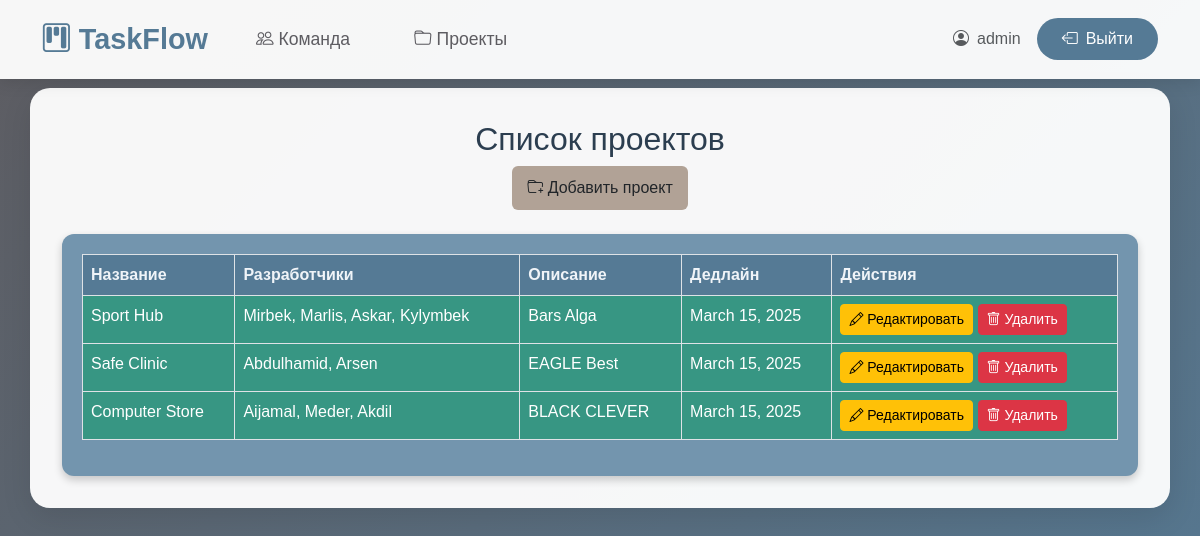
Page /projects/ (signed in) on the committed database.
### jira/models.py (models this page shows, shortened)
class Project(models.Model):
    name = models.CharField(max_length=150)
    developers = models.ManyToManyField(Developer)
    description = models.TextField(blank=True, null=True)
    created_at = models.DateTimeField(auto_now_add=True)
    updated_at = models.DateTimeField(auto_now=True)
    deadline = models.DateField(blank=True, null=True)

class Developer(models.Model):
    name = models.CharField(max_length=100)
    email = models.EmailField(unique=True)
    group = models.CharField(max_length=100)
    number = models.CharField(max_length=15, unique=True)

### jira/views.py (the view)
# urls.py: path('projects/', views.project_list, name='project_list'),
@login_required
def project_list(request):
    context = {
        'projects': Project.objects.all()
    }
    return render(request, 'project_list.html', context)

### jira/templates/project_list.html (shortened to what this page needs)
{% extends "base.html" %}
{% block content %}
<h2 class="text-center">Список проектов</h2>
<div class="mb-4 text-center">
    <a href="{% url 'add_project' %}" class="btn btn-custom">
        <i class="bi bi-folder-plus"></i> Добавить проект
    </a>
</div>
<div class="table-container">
    <table class="table table-bordered">
        <thead>
            <tr>
                <th>Название</th>
                <th>Разработчики</th>
                <th>Описание</th>
                <th>Дедлайн</th>
                <th>Действия</th>
            </tr>
        </thead>
        <tbody>
            {% for project in projects %}
            <tr>
                <td>{{ project.name }}</td>
                <td>
                    {% for dev in project.developers.all %}
                        {{ dev.name }}{% if not forloop.last %}, {% endif %}
                    {% endfor %}
                </td>
                <td>{{ project.description|default:"—" }}</td>
                <td>{{ project.deadline|default:"—" }}</td>
                <td>
                    <a href="{% url 'edit_project' project.pk %}" class="btn btn-warning btn-sm">
                        <i class="bi bi-pencil"></i> Редактировать
                    </a>
                    <button class="btn btn-danger btn-sm" data-bs-toggle="modal" data-bs-target="#deleteModal{{ project.pk }}">
                        <i class="bi bi-trash"></i> Удалить
                    </button>
                </td>
            </tr>
            {% empty %}
            <tr>
                <td colspan="5" class="text-center">Нет проектов</td>
            </tr>
            {% endfor %}
        </tbody>
    </table>
</div>
{% endblock %}

### jira/templates/base.html (shortened to what this page needs)
<!DOCTYPE html>
<html lang="ru">
<head>
    <link href="https://cdn.jsdelivr.net/npm/bootstrap@5.3.0/dist/css/bootstrap.min.css" rel="stylesheet">
    <link rel="stylesheet" href="https://cdn.jsdelivr.net/npm/bootstrap-icons@1.11.3/font/bootstrap-icons.min.css">
</head>
<body>
    <nav class="navbar navbar-expand-lg">
        <div class="container">
            <a class="navbar-brand" href="{% url 'task_list' %}">
                <i class="bi bi-kanban"></i> TaskFlow
            </a>
            <div class="collapse navbar-collapse" id="navbarNav">
                <ul class="navbar-nav me-auto">
                    <li class="nav-item">
                        <a class="nav-link" href="{% url 'developer_list' %}">
                            <i class="bi bi-people"></i> Команда
                        </a>
                    </li>
                    <li class="nav-item">
                        <a class="nav-link" href="{% url 'project_list' %}">
                            <i class="bi bi-folder"></i> Проекты
                        </a>
                    </li>
                </ul>
                {% if request.user.is_authenticated or request.session.guest %}
                <div class="d-flex align-items-center gap-3">
                    {% if request.user.is_authenticated %}
                    <span class="text-muted d-none d-md-block">
                        <i class="bi bi-person-circle me-2"></i>{{ request.user.username }}
                    </span>
                    {% endif %}
                    <a href="{% url 'logout' %}"
                       class="btn btn-logout"
                       onclick="return confirm('Вы уверены, что хотите выйти?')">
                        <i class="bi bi-box-arrow-left"></i>
                        <span class="d-none d-md-inline">Выйти</span>
                    </a>
                </div>
                {% endif %}
            </div>
        </div>
    </nav>
    <div class="container main-container">
        {% block content %}{% endblock %}
    </div>
</body>
</html>

### jira/templates/base.html (style rules this page uses)
:root { --primary-color: #557A95; --secondary-color: #7395AE; --accent-color: #B1A296; --dark-color: #5D5C61; --light-color: #F8F9FA; }
body { background: linear-gradient(135deg, var(--dark-color) 0%, var(--primary-color) 100%); min-height: 100vh; font-family: 'Arial', sans-serif; color: var(--dark-color); padding-top: 56px; }
.navbar { background: rgba(255, 255, 255, 0.95); box-shadow: 0 4px 15px rgba(0, 0, 0, 0.1); padding: 0.8rem 1rem; position: fixed; top: 0; left: 0; width: 100%; z-index: 1050; }
.navbar-brand { font-weight: 700; font-size: 1.8rem; color: var(--primary-color) !important; transition: transform 0.3s ease; }
.nav-link { font-size: 1.1rem; color: var(--dark-color) !important; margin: 0 1rem; padding: 0.5rem 1rem !important; border-radius: 25px; transition: all 0.3s ease; }
.main-container { background: rgba(255, 255, 255, 0.95); border-radius: 20px; box-shadow: 0 10px 30px rgba(0, 0, 0, 0.1); margin-top: 2rem; padding: 2rem; animation: fadeInUp 0.8s ease-out; }
.btn-logout { background: var(--primary-color); color: white !important; border-radius: 25px; padding: 0.5rem 1.5rem; transition: all 0.3s ease; display: flex; align-items: center; gap: 0.5rem; }

### jira/templates/project_list.html (style rules this page uses)
body { background-color: #2c3e50; color: #F0F4F8; font-family: 'Arial', sans-serif; }
.table-container { background-color: #7395AE; padding: 20px; border-radius: 12px; box-shadow: 0 4px 8px rgba(0, 0, 0, 0.2); animation: fadeIn 0.7s ease-in-out; }
.table th { background-color: #557A95; color: #F0F4F8; }
.table td { background-color: #379683; color: #fff; }
.btn-custom { background-color: #B1A296; border: none; padding: 10px 15px; border-radius: 6px; transition: transform 0.2s ease-in-out; }
.text-center { color: #2c3e50; }

### rows in the picture
Project: name "Sport Hub", description "Bars Alga", deadline "March 15, 2025"
Developer: name "Mirbek"
Developer: name "Marlis"
Developer: name "Askar"
Developer: name "Kylymbek"
Project: name "Safe Clinic", description "EAGLE Best", deadline "March 15, 2025"
Developer: name "Abdulhamid"
Developer: name "Arsen"
Project: name "Computer Store", description "BLACK CLEVER", deadline "March 15, 2025"
Developer: name "Aijamal"
Developer: name "Meder"
Developer: name "Akdil"

### other values in the picture
{{ request.user.username }} "admin"
